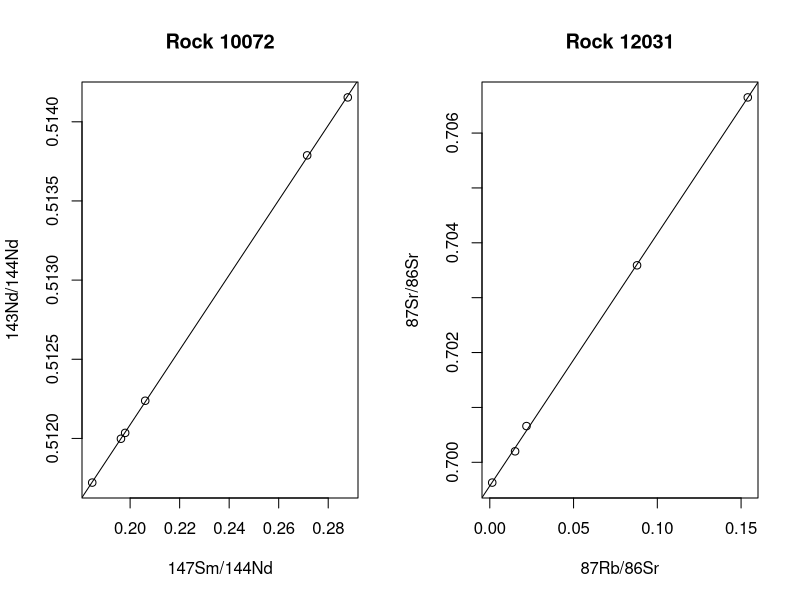

Write the R code that produced this figure.
r1x <- numeric(6)
r1y <- numeric(6)
r2x <- numeric(5)
r2y <- numeric(5)
r1x <- c(.1847, .1963, .1980, .2061, .2715, .2879)
r1y <- c(0.511721, 0.511998, 0.512035, 0.512238, 0.513788, 0.514154)
r2x <- c(0.00145,	0.0151, 0.0219, 0.0879, 0.1540)
r2y <- c(.69963, .70020, .70066, .70359, .70665)
par(mfrow = c(1,2))
plot(r1x, r1y, xlab = "147Sm/144Nd", ylab = "143Nd/144Nd", main = "Rock 10072")
lm.1 <- lm(r1y ~ r1x)
abline(lm.1)
plot(r2x, r2y, xlab = "87Rb/86Sr", ylab = "87Sr/86Sr", main = "Rock 12031")
lm.2 <- lm(r2y ~ r2x)
abline(lm.2)
